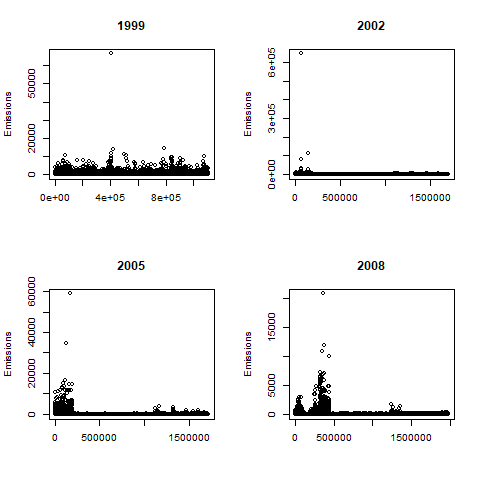

R code for this plot:
par(mfrow=c(2,2))
plot(NEI$Emissions[NEI$year==1999],xlab = "", ylab="Emissions", main = "1999")
plot(NEI$Emissions[NEI$year==2002],xlab = "", ylab="Emissions", main = "2002")
plot(NEI$Emissions[NEI$year==2005],xlab = "", ylab="Emissions", main = "2005")
plot(NEI$Emissions[NEI$year==2008],xlab = "", ylab="Emissions", main = "2008")
dev.copy(png,"Plot1.png")
dev.off()